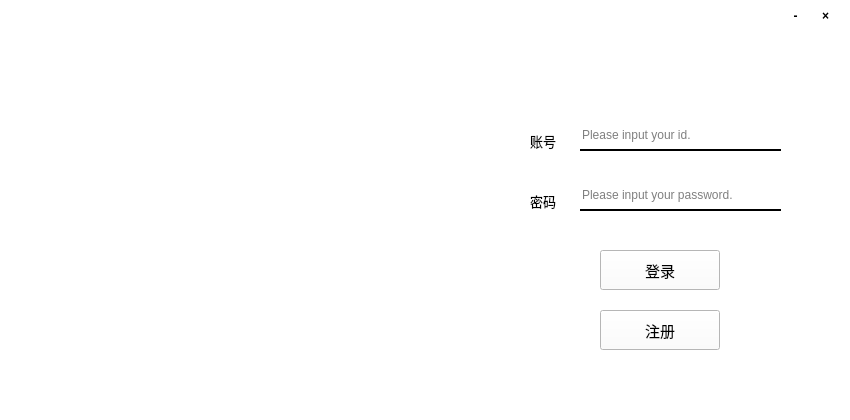
<?xml version="1.0" encoding="UTF-8"?>
<ui version="4.0">
 <class>Login</class>
 <widget class="QMainWindow" name="Login">
  <property name="geometry">
   <rect>
    <x>0</x>
    <y>0</y>
    <width>850</width>
    <height>420</height>
   </rect>
  </property>
  <property name="font">
   <font>
    <family>方正姚体</family>
   </font>
  </property>
  <property name="windowTitle">
   <string>Login</string>
  </property>
  <property name="styleSheet">
   <string notr="true">background-color: rgb(255, 255, 255);</string>
  </property>
  <widget class="QWidget" name="centralWidget">
   <widget class="QLabel" name="label_image">
    <property name="geometry">
     <rect>
      <x>0</x>
      <y>0</y>
      <width>461</width>
      <height>421</height>
     </rect>
    </property>
    <property name="text">
     <string/>
    </property>
   </widget>
   <widget class="QLabel" name="account">
    <property name="geometry">
     <rect>
      <x>530</x>
      <y>130</y>
      <width>31</width>
      <height>21</height>
     </rect>
    </property>
    <property name="font">
     <font>
      <family>幼圆</family>
      <pointsize>10</pointsize>
      <weight>50</weight>
      <italic>false</italic>
      <bold>false</bold>
     </font>
    </property>
    <property name="styleSheet">
     <string notr="true">font:10pt;</string>
    </property>
    <property name="text">
     <string>账号</string>
    </property>
   </widget>
   <widget class="QLabel" name="password">
    <property name="geometry">
     <rect>
      <x>530</x>
      <y>190</y>
      <width>31</width>
      <height>21</height>
     </rect>
    </property>
    <property name="font">
     <font>
      <family>幼圆</family>
      <pointsize>10</pointsize>
      <weight>50</weight>
      <italic>false</italic>
      <bold>false</bold>
     </font>
    </property>
    <property name="styleSheet">
     <string notr="true">font: 10pt &quot;幼圆&quot;;</string>
    </property>
    <property name="text">
     <string>密码</string>
    </property>
   </widget>
   <widget class="QLineEdit" name="accountNum">
    <property name="geometry">
     <rect>
      <x>580</x>
      <y>120</y>
      <width>201</width>
      <height>31</height>
     </rect>
    </property>
    <property name="styleSheet">
     <string notr="true">background:transparent;
color:#000000;
border-color:#000000;
border-style:solid;
border-top-width:0px;
border-right-width:0px;
border-bottom-width:2px;
border-left-width:0px;
font-family:&quot;Courier New&quot;;
</string>
    </property>
    <property name="placeholderText">
     <string>Please input your id.</string>
    </property>
   </widget>
   <widget class="QLineEdit" name="passwordNum">
    <property name="geometry">
     <rect>
      <x>580</x>
      <y>180</y>
      <width>201</width>
      <height>31</height>
     </rect>
    </property>
    <property name="styleSheet">
     <string notr="true">background:transparent;
color:#000000;
border-color:#000000;
border-style:solid;
border-top-width:0px;
border-right-width:0px;
border-bottom-width:2px;
border-left-width:0px;
font-family:&quot;Courier New&quot;;</string>
    </property>
    <property name="echoMode">
     <enum>QLineEdit::Password</enum>
    </property>
    <property name="placeholderText">
     <string>Please input your password.</string>
    </property>
   </widget>
   <widget class="QPushButton" name="logbtn">
    <property name="geometry">
     <rect>
      <x>600</x>
      <y>250</y>
      <width>120</width>
      <height>40</height>
     </rect>
    </property>
    <property name="minimumSize">
     <size>
      <width>120</width>
      <height>40</height>
     </size>
    </property>
    <property name="maximumSize">
     <size>
      <width>120</width>
      <height>40</height>
     </size>
    </property>
    <property name="font">
     <font>
      <family>华文细黑</family>
      <pointsize>11</pointsize>
      <weight>50</weight>
      <italic>false</italic>
      <bold>false</bold>
     </font>
    </property>
    <property name="styleSheet">
     <string notr="true"/>
    </property>
    <property name="text">
     <string>登录</string>
    </property>
   </widget>
   <widget class="QPushButton" name="registerbtn">
    <property name="geometry">
     <rect>
      <x>600</x>
      <y>310</y>
      <width>120</width>
      <height>40</height>
     </rect>
    </property>
    <property name="minimumSize">
     <size>
      <width>120</width>
      <height>40</height>
     </size>
    </property>
    <property name="maximumSize">
     <size>
      <width>120</width>
      <height>40</height>
     </size>
    </property>
    <property name="font">
     <font>
      <family>华文细黑</family>
      <pointsize>11</pointsize>
     </font>
    </property>
    <property name="text">
     <string>注册</string>
    </property>
   </widget>
   <widget class="QToolButton" name="minimizedbtn">
    <property name="geometry">
     <rect>
      <x>780</x>
      <y>0</y>
      <width>31</width>
      <height>31</height>
     </rect>
    </property>
    <property name="font">
     <font>
      <weight>75</weight>
      <bold>true</bold>
     </font>
    </property>
    <property name="styleSheet">
     <string notr="true">background:transparent;</string>
    </property>
    <property name="text">
     <string>-</string>
    </property>
    <property name="autoRaise">
     <bool>true</bool>
    </property>
   </widget>
   <widget class="QToolButton" name="closebtn">
    <property name="geometry">
     <rect>
      <x>810</x>
      <y>0</y>
      <width>31</width>
      <height>31</height>
     </rect>
    </property>
    <property name="font">
     <font>
      <weight>75</weight>
      <bold>true</bold>
     </font>
    </property>
    <property name="styleSheet">
     <string notr="true">background:transparent;</string>
    </property>
    <property name="text">
     <string>×</string>
    </property>
    <property name="autoRaise">
     <bool>true</bool>
    </property>
   </widget>
  </widget>
 </widget>
 <layoutdefault spacing="6" margin="11"/>
 <resources/>
 <connections/>
</ui>
